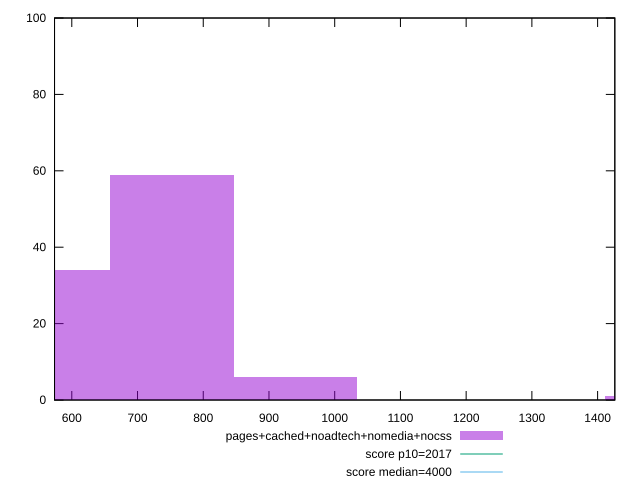

Source code (gnuplot):
reset

$pagesCachedNoadtechNomediaNocss <<EOF
752.297579464868 59
564.223184598651 34
940.3719743310851 6
1504.595158929736 1
EOF

set key outside below
set boxwidth 188.074394866217
set xrange [573.7360000000002:1426.188000000001]
set yrange [0:100]
set trange [0:100]
set style fill transparent solid 0.5 noborder

set parametric
set terminal svg size 640, 490 enhanced background rgb 'white'
set output "report_00021_2021-02-20T09:16:39.615Z/mainthread-work-breakdown/comparison/histogram/4_vs_5.svg"

plot $pagesCachedNoadtechNomediaNocss title "pages+cached+noadtech+nomedia+nocss" with boxes, \
     2017,t title "score p10=2017", \
     4000,t title "score median=4000"

reset
